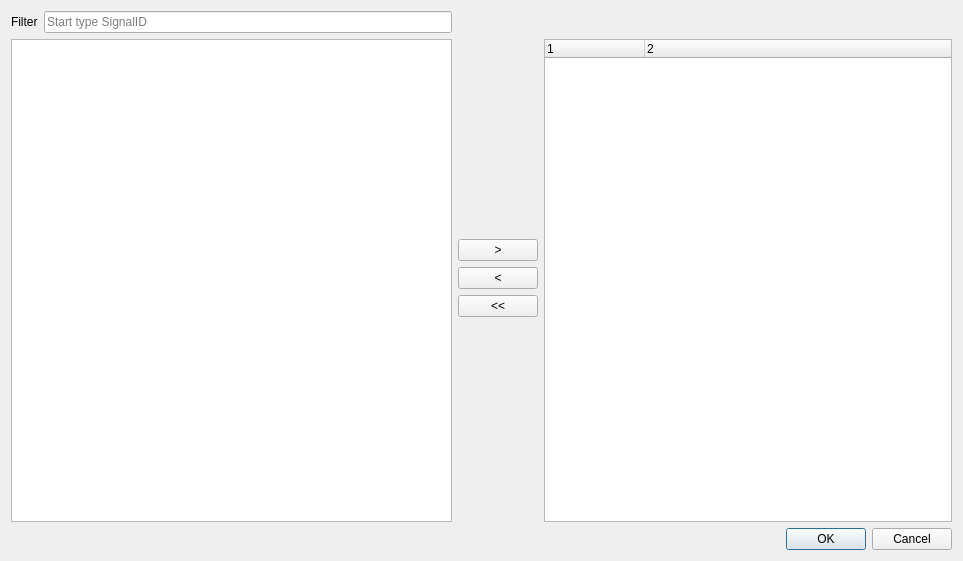
<?xml version="1.0" encoding="UTF-8"?>
<ui version="4.0">
 <class>DialogChooseArchiveSignals</class>
 <widget class="QDialog" name="DialogChooseArchiveSignals">
  <property name="geometry">
   <rect>
    <x>0</x>
    <y>0</y>
    <width>963</width>
    <height>561</height>
   </rect>
  </property>
  <property name="minimumSize">
   <size>
    <width>400</width>
    <height>300</height>
   </size>
  </property>
  <property name="windowTitle">
   <string>Archive Signals</string>
  </property>
  <layout class="QGridLayout" name="gridLayout3">
   <item row="0" column="0">
    <layout class="QGridLayout" name="gridLayout" rowstretch="0,0,0,0,0,0,0,0" rowminimumheight="0,0,0,0,0,0,0,0">
     <property name="sizeConstraint">
      <enum>QLayout::SetDefaultConstraint</enum>
     </property>
     <item row="3" column="2">
      <widget class="QPushButton" name="removeSignalButton">
       <property name="text">
        <string>&lt;</string>
       </property>
      </widget>
     </item>
     <item row="2" column="2">
      <widget class="QPushButton" name="addSignalButton">
       <property name="text">
        <string>&gt;</string>
       </property>
      </widget>
     </item>
     <item row="4" column="2">
      <widget class="QPushButton" name="removeAllSignalsButton">
       <property name="text">
        <string>&lt;&lt;</string>
       </property>
      </widget>
     </item>
     <item row="0" column="1">
      <widget class="QLineEdit" name="filterEdit">
       <property name="placeholderText">
        <string>Start type SignalID</string>
       </property>
      </widget>
     </item>
     <item row="5" column="2">
      <spacer name="verticalSpacer2">
       <property name="orientation">
        <enum>Qt::Vertical</enum>
       </property>
       <property name="sizeHint" stdset="0">
        <size>
         <width>20</width>
         <height>40</height>
        </size>
       </property>
      </spacer>
     </item>
     <item row="1" column="2">
      <spacer name="verticalSpacer1">
       <property name="orientation">
        <enum>Qt::Vertical</enum>
       </property>
       <property name="sizeHint" stdset="0">
        <size>
         <width>20</width>
         <height>40</height>
        </size>
       </property>
      </spacer>
     </item>
     <item row="0" column="0">
      <widget class="QLabel" name="filterLabel">
       <property name="text">
        <string>Filter</string>
       </property>
      </widget>
     </item>
     <item row="1" column="3" rowspan="7">
      <widget class="QTreeWidget" name="archiveSignals">
       <property name="rootIsDecorated">
        <bool>false</bool>
       </property>
       <property name="itemsExpandable">
        <bool>false</bool>
       </property>
       <property name="sortingEnabled">
        <bool>false</bool>
       </property>
       <property name="headerHidden">
        <bool>false</bool>
       </property>
       <property name="expandsOnDoubleClick">
        <bool>false</bool>
       </property>
       <property name="columnCount">
        <number>2</number>
       </property>
       <column>
        <property name="text">
         <string notr="true">1</string>
        </property>
       </column>
       <column>
        <property name="text">
         <string notr="true">2</string>
        </property>
       </column>
      </widget>
     </item>
     <item row="1" column="0" rowspan="7" colspan="2">
      <widget class="QTreeView" name="filteredSignals">
       <property name="rootIsDecorated">
        <bool>false</bool>
       </property>
       <property name="itemsExpandable">
        <bool>false</bool>
       </property>
       <property name="sortingEnabled">
        <bool>false</bool>
       </property>
       <property name="headerHidden">
        <bool>false</bool>
       </property>
       <property name="expandsOnDoubleClick">
        <bool>false</bool>
       </property>
      </widget>
     </item>
    </layout>
   </item>
   <item row="1" column="0">
    <widget class="QDialogButtonBox" name="buttonBox">
     <property name="orientation">
      <enum>Qt::Horizontal</enum>
     </property>
     <property name="standardButtons">
      <set>QDialogButtonBox::Cancel|QDialogButtonBox::Ok</set>
     </property>
    </widget>
   </item>
  </layout>
 </widget>
 <tabstops>
  <tabstop>filterEdit</tabstop>
  <tabstop>filteredSignals</tabstop>
  <tabstop>addSignalButton</tabstop>
  <tabstop>removeSignalButton</tabstop>
  <tabstop>removeAllSignalsButton</tabstop>
  <tabstop>archiveSignals</tabstop>
 </tabstops>
 <resources/>
 <connections>
  <connection>
   <sender>buttonBox</sender>
   <signal>accepted()</signal>
   <receiver>DialogChooseArchiveSignals</receiver>
   <slot>accept()</slot>
   <hints>
    <hint type="sourcelabel">
     <x>248</x>
     <y>254</y>
    </hint>
    <hint type="destinationlabel">
     <x>157</x>
     <y>274</y>
    </hint>
   </hints>
  </connection>
  <connection>
   <sender>buttonBox</sender>
   <signal>rejected()</signal>
   <receiver>DialogChooseArchiveSignals</receiver>
   <slot>reject()</slot>
   <hints>
    <hint type="sourcelabel">
     <x>316</x>
     <y>260</y>
    </hint>
    <hint type="destinationlabel">
     <x>286</x>
     <y>274</y>
    </hint>
   </hints>
  </connection>
 </connections>
</ui>
